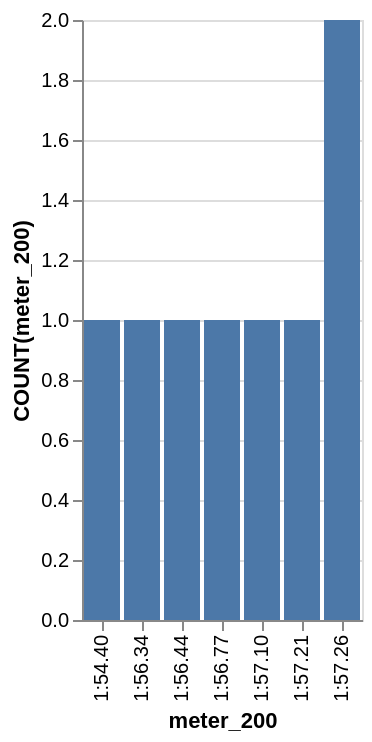

Describe this chart as a Vega-Lite specification.
### Vega-Lite specification from a JSON file in a GitHub repository (floating-point values rounded to 4 significant figures)
{"data": {"values": [{"x_data": "1:54.40", "y_data": 1}, {"x_data": "1:56.34", "y_data": 1}, {"x_data": "1:56.44", "y_data": 1}, {"x_data": "1:56.77", "y_data": 1}, {"x_data": "1:57.10", "y_data": 1}, {"x_data": "1:57.21", "y_data": 1}, {"x_data": "1:57.26", "y_data": 2}]}, "mark": "bar", "encoding": {"x": {"field": "x_data", "type": "nominal", "title": "meter_200", "sort": "ascending"}, "y": {"field": "y_data", "type": "quantitative", "title": "COUNT(meter_200)"}}}
